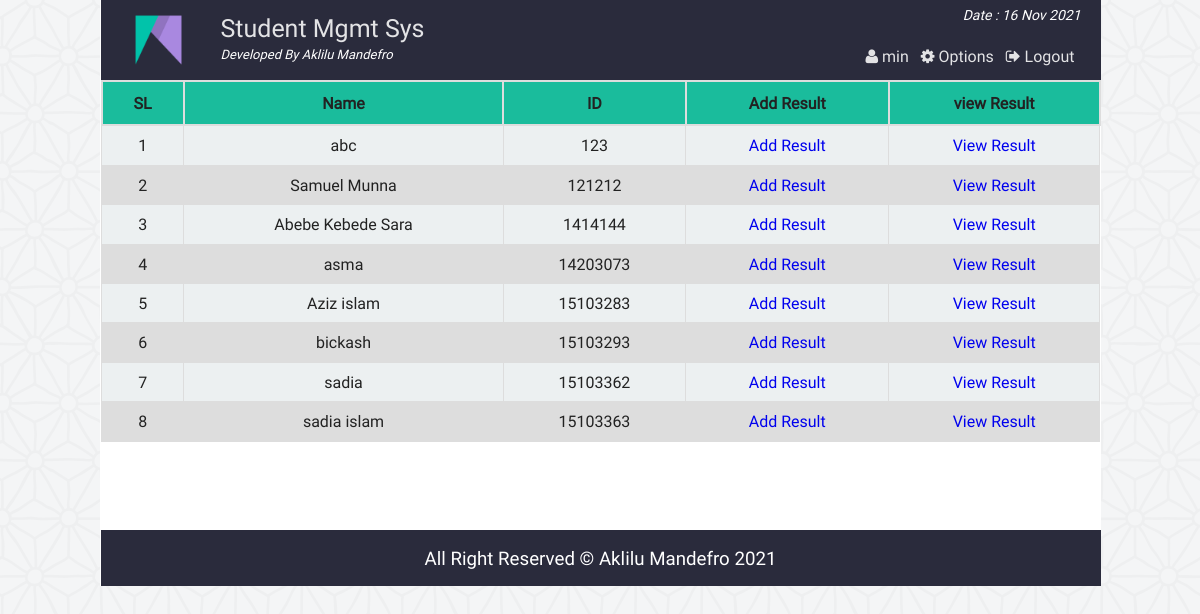
Page /st_result.php (signed in) on the committed database.
### tables this page shows
CREATE TABLE `st_info` (
  `st_id` int(11) NOT NULL,
  `name` varchar(100) NOT NULL,
  `password` varchar(32) NOT NULL,
  `email` varchar(50) NOT NULL,
  `bday` date NOT NULL,
  `program` varchar(10) NOT NULL,
  `contact` varchar(20) NOT NULL,
  `gender` varchar(10) NOT NULL,
  `address` varchar(255) NOT NULL,
  `img` varchar(255) DEFAULT NULL
);

### php/functions.php (called while the page is built, shortened)
<?php
class login_registration_class{
	public function get_all_student(){
		global $conn;
		$sql = "select * from st_info order by st_id ASC";
		$query = $conn->query($sql);
		return $query;
	}
};
?>

### st_result.php (the view, shortened to what this page needs)
<?php
	require "php/config.php";
	require_once "php/functions.php";
	$user = new login_registration_class();
?>
<?php
include "php/headertop_admin.php";
?>
<div class="all_student fix">
		<table class="tab_one" style="text-align:center;">
			<tr>
				<th style="text-align:center;">SL</th>
				<th style="text-align:center;">Name</th>
				<th style="text-align:center;">ID</th>
				<th style="text-align:center;">Add Result</th>
				<th style="text-align:center;">view Result</th>
			</tr>
			<?php
			$i=0;
				$alluser = $user->get_all_student();
				while($rows = $alluser->fetch_assoc()){
				$i++;
		?>
			<tr>
				<td><?php echo $i;?></td>
				<td><?php echo $rows['name'];?></td>
				<td><?php echo $rows['st_id'];?></td>
				<td><a href="add_result.php?ar=<?php echo $rows['st_id']; ?>&vn=<?php echo $rows['name'];?>">Add Result</a></td>
				<td><a href="view_result.php?vr=<?php echo $rows['st_id']; ?>&vn=<?php echo $rows['name'];?>">View Result</a></td>
			</tr>
			<?php } ?>
		</table>
</div>
<?php include "php/footerbottom.php";?>

### css/main.css (style rules this page uses)
html { color: #222; font-size: 1em; line-height: 1.4; }
a { text-decoration:none; }
.fix { overflow:hidden; }
body { font-family:roboto !important; background:url(../img/ptrn.png) repeat fixed; }
.st_reg th, td { padding: 8px; }
table.tab_one { width:100%; }
table.tab_one th { background:#1abc9c; padding:10px; font-weight:bold; text-align:left; }
table.tab_one td { border:1px solid #ddd; padding:8px; }
table.tab_one td a { text-decoration:none; }
table.tab_one tr:nth-child(odd) { background:#ddd; }
table.tab_one tr:nth-child(even) { background:#ecf0f1; }
.all_student { min-height:450px; }
table.att_tab tr,td,th { border:2px solid #ddd; border-collapse:collapse; padding:8px; }

### rows in the picture
st_info: name "abc", st_id "123"
st_info: name "Samuel Munna", st_id "121212"
st_info: name "Abebe Kebede Sara", st_id "1414144"
st_info: name "asma", st_id "14203073"
st_info: name "Aziz islam", st_id "15103283"
st_info: name "bickash", st_id "15103293"
st_info: name "sadia", st_id "15103362"
st_info: name "sadia islam", st_id "15103363"

### other values in the picture
$admin_name "min"
